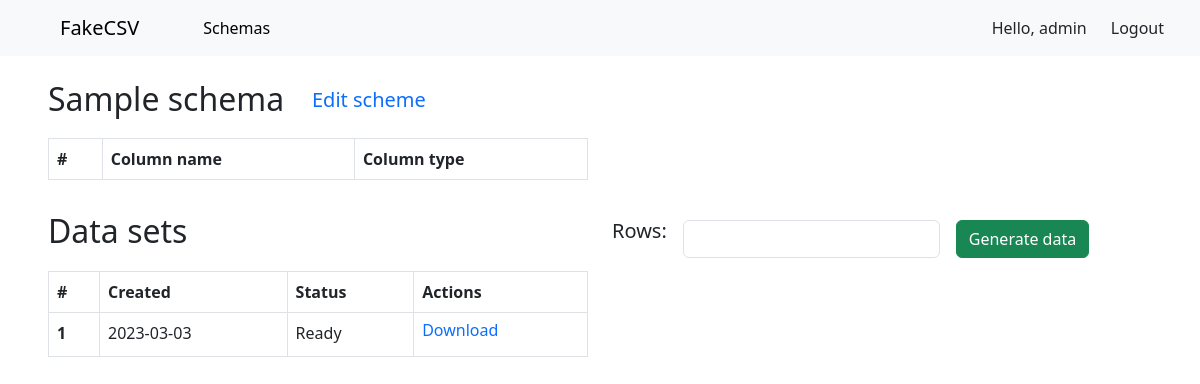
/datasets/ (signed in), run on an earlier commit of the app's database.
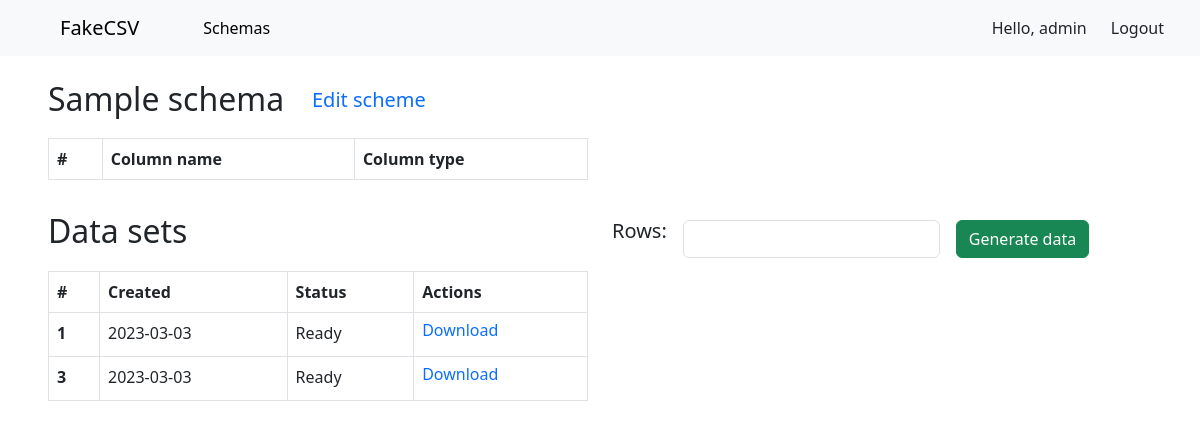
And on a later commit of the database.
### datasets/models.py (models this page shows, shortened)
class SchemaModel(models.Model):
    title = models.CharField(max_length=64)
    separator = models.CharField(max_length=5, null=True)
    quotechar = models.CharField(max_length=5, null=True)
    created_at = models.DateField(auto_now_add=True)
    updated_at = models.DateField(auto_now=True)
    src = models.FileField(upload_to='media/csv/')
    author = models.ForeignKey(to=USER, on_delete=models.CASCADE)

### datasets/views.py (the view, shortened to what this page needs)
# urls.py: path('datasets/', login_required(DatasetView.as_view()), name='datasets'),
class DatasetView(TemplateView):
    template_name = 'datasets.html'
    def get_context_data(self, **kwargs):
        context = super(DatasetView, self).get_context_data()
        context['title'] = 'Datasets'
        context['schema'] = self.get_schema_data()
        context['name'] = self.request.GET.get('name')
        context['delimiter'] = self.request.GET.get('delimiter')
        context['quotechar'] = self.request.GET.get('quotechar')
        return context
    def get_schema_data(self):
        schema = []
        for k, v in self.request.GET.items():
            if k not in ['name', 'delimiter', 'quotechar']:
                schema.append(tuple(v.split(',')))
        return schema
    def get(self, request, *args, **kwargs):
        context = self.get_context_data()
        context['files'] = SchemaModel.objects.all()
        return render(request, 'datasets.html', context=context)

### templates/datasets.html (shortened to what this page needs)
{% extends 'base.html' %}
{% block content %}
    <div class="container-fluid">
        <div class="row pt-4">
            <div class="col-3 ps-5">
                <h2 class="display-7 mb-3 fw-normal">Sample schema</h2>
            </div>
            <div class="col-2 mt-2">
                <a class="text-decoration-none" href="#"><h5 class="fw-normal">Edit scheme</h5></a>
            </div>
        </div>
        <div class="row pt-1">
            <div class="col-6 ps-5">
                <table class="table table-bordered">
                    <thead>
                    <tr>
                        <th scope="col">#</th>
                        <th scope="col">Column name</th>
                        <th scope="col">Column type</th>
                    </tr>
                    </thead>
                </table>
            </div>
        </div>
        <div>
            <div class="row pt-3">
                <div class="col-6 ps-5">
                    <h2 class="display-7 mb-3 fw-normal">Data sets</h2>
                </div>
                <div class="col-6">
                    <form method="post">
                        <div class="row g-3 align-items-center">
                            <div class="col-auto">
                                <label for="inputRows" class="col-form-label"><h5 class="display-7 mb-3 fw-normal">Rows:</h5></label>
                            </div>
                            <div class="col-auto">
                                <input type="number" name="rows_number" id="inputRows" class="form-control" aria-describedby="inputRows">
                            </div>
                            <div class="col-auto">
                                <button class="btn btn-success" type="submit">Generate data</button>
                            </div>
                        </div>
                    </form>
                </div>
            </div>
        </div>
        <div class="row pt-1">
            <div class="col-6 ps-5">
                <table class="table table-bordered">
                    <thead>
                    <tr>
                        <th scope="col">#</th>
                        <th scope="col">Created</th>
                        <th scope="col">Status</th>
                        <th scope="col">Actions</th>
                    </tr>
                    </thead>
                    <tbody>
                    {% for file in files %}
                        <tr>
                            <th scope="row">{{ file.id }}</th>
                            <td>{{ file.created_at|date:"Y-m-d" }}</td>
                            <td>Ready</td>
                            <td><a class="text-decoration-none" href="{{ file.src.url }}"><h6 class="fw-normal">Download</h6></a></td>
                        </tr>
                    {% endfor %}
                    </tbody>
                </table>
            </div>
        </div>
    </div>
{% endblock %}

What changed in the data, as far as the page shows it:
added SchemaModel: id "3", created_at "2023-03-03"
